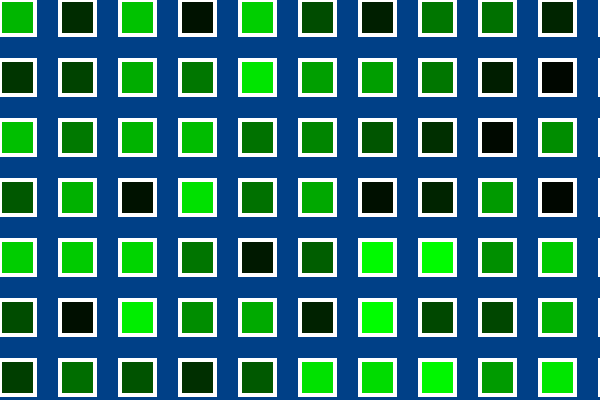
Frame 1 (no input)
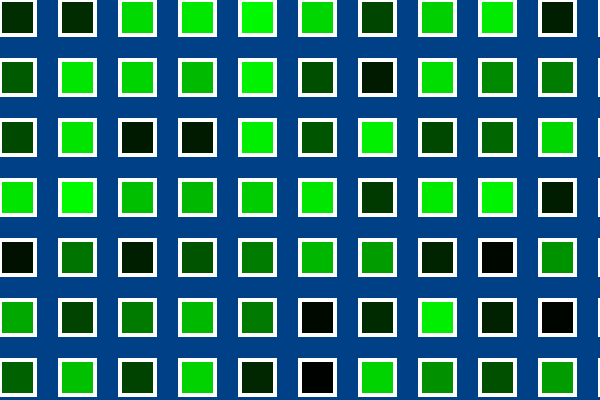
Frame 60 (no input)
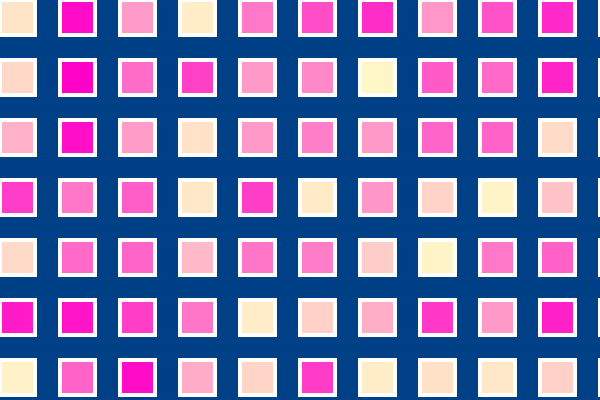
Frame 120 (the mouse pressed at the canvas centre since frame 60)

The p5.js sketch that drew these frames (run headless with seeded random() and noise() and a simulated clock; from frame 60 on, the mouse is pressed at the canvas centre):

// p5.js sketch
// ── sketch.js
/*
nestedForLoop LisaJnoChange
nested loop that draws rectangles to the canvas

Lisa Jiang May 2017
*/


function setup() {
  createCanvas(600, 400);
  background(0, 64, 135);
}

function draw() {
  strokeWeight(4);
  stroke(255);
  
  for(var i = 0; i <=width; i+= 60){
    for (var j = 0; j <= height; j+= 60){
      fill(mouseX, random(255), mouseY);// changed random to 30 to minimize color range so it flickers slower and doesnt give me 
      rect(i, j, 35, 35);// width changed to 100 for rectangle shape 
      //quad(20, 50, 50, 20, 80, 50, 50, 80);// changed from rect to a diamond shape using quad
      //quad(400,400 , 50, 20, 80, 50, 50, 80)// tried to use a diamond shpe but needs exact x,y values
      //quad(50, 50, 80, 20, 110, 50, 80, 80)
    }
  }
}
